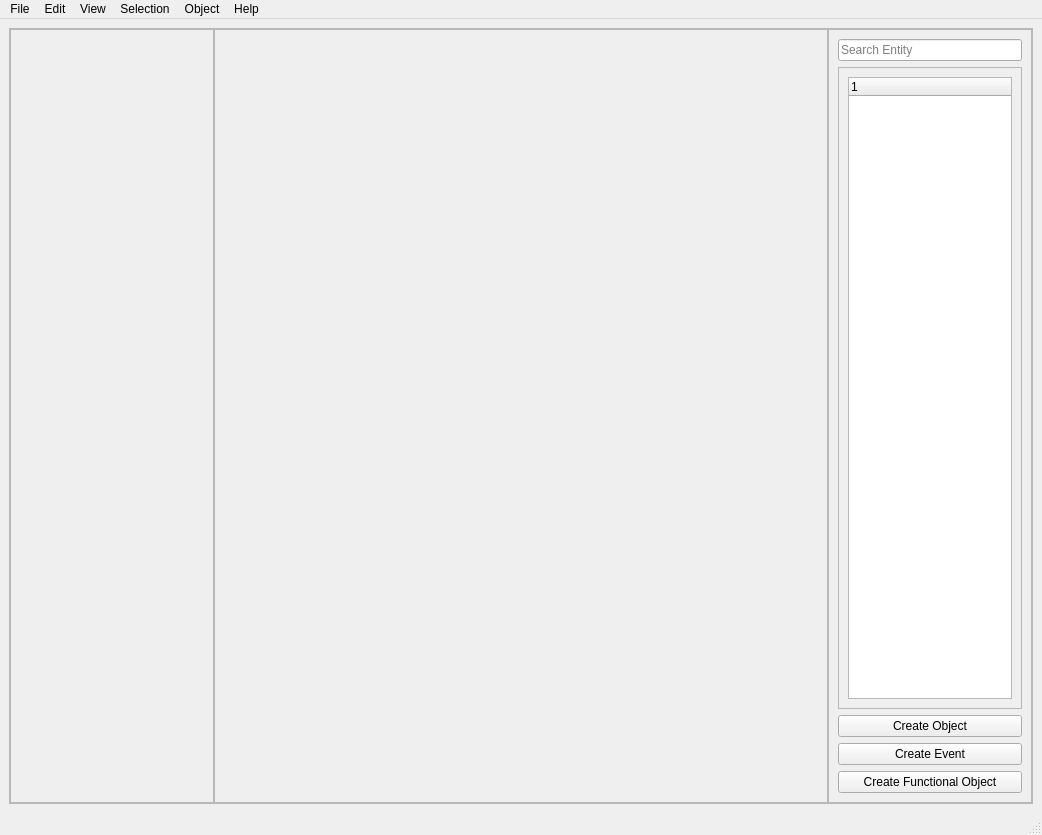
<?xml version="1.0" encoding="UTF-8"?>
<ui version="4.0">
 <class>MainWindow</class>
 <widget class="QMainWindow" name="MainWindow">
  <property name="geometry">
   <rect>
    <x>0</x>
    <y>0</y>
    <width>1042</width>
    <height>835</height>
   </rect>
  </property>
  <property name="font">
   <font>
    <bold>false</bold>
    <strikeout>false</strikeout>
    <kerning>true</kerning>
   </font>
  </property>
  <property name="windowTitle">
   <string>Modeling App</string>
  </property>
  <property name="toolButtonStyle">
   <enum>Qt::ToolButtonStyle::ToolButtonIconOnly</enum>
  </property>
  <property name="animated">
   <bool>true</bool>
  </property>
  <property name="tabShape">
   <enum>QTabWidget::TabShape::Rounded</enum>
  </property>
  <property name="dockNestingEnabled">
   <bool>false</bool>
  </property>
  <property name="unifiedTitleAndToolBarOnMac">
   <bool>true</bool>
  </property>
  <widget class="QWidget" name="centralwidget">
   <layout class="QVBoxLayout" name="verticalLayout">
    <item>
     <widget class="QFrame" name="frame">
      <property name="sizePolicy">
       <sizepolicy hsizetype="Expanding" vsizetype="Expanding">
        <horstretch>0</horstretch>
        <verstretch>0</verstretch>
       </sizepolicy>
      </property>
      <property name="frameShape">
       <enum>QFrame::Shape::StyledPanel</enum>
      </property>
      <property name="frameShadow">
       <enum>QFrame::Shadow::Raised</enum>
      </property>
      <layout class="QHBoxLayout" name="horizontalLayout" stretch="5,15,5">
       <property name="spacing">
        <number>0</number>
       </property>
       <property name="leftMargin">
        <number>0</number>
       </property>
       <property name="topMargin">
        <number>0</number>
       </property>
       <property name="rightMargin">
        <number>0</number>
       </property>
       <property name="bottomMargin">
        <number>0</number>
       </property>
       <item>
        <widget class="QFrame" name="properties_panel">
         <property name="frameShape">
          <enum>QFrame::Shape::StyledPanel</enum>
         </property>
         <property name="frameShadow">
          <enum>QFrame::Shadow::Raised</enum>
         </property>
        </widget>
       </item>
       <item>
        <widget class="QFrame" name="working_area">
         <property name="frameShape">
          <enum>QFrame::Shape::StyledPanel</enum>
         </property>
         <property name="frameShadow">
          <enum>QFrame::Shadow::Raised</enum>
         </property>
        </widget>
       </item>
       <item>
        <widget class="QFrame" name="entities_panel">
         <property name="frameShape">
          <enum>QFrame::Shape::StyledPanel</enum>
         </property>
         <property name="frameShadow">
          <enum>QFrame::Shadow::Raised</enum>
         </property>
         <layout class="QVBoxLayout" name="verticalLayout_2">
          <item>
           <widget class="QLineEdit" name="entities_search_box">
            <property name="text">
             <string/>
            </property>
            <property name="placeholderText">
             <string>Search Entity</string>
            </property>
           </widget>
          </item>
          <item>
           <widget class="QScrollArea" name="entities_scrollArea">
            <property name="frameShape">
             <enum>QFrame::Shape::StyledPanel</enum>
            </property>
            <property name="widgetResizable">
             <bool>true</bool>
            </property>
            <widget class="QWidget" name="scrollAreaWidgetContents">
             <property name="geometry">
              <rect>
               <x>0</x>
               <y>0</y>
               <width>182</width>
               <height>621</height>
              </rect>
             </property>
             <layout class="QVBoxLayout" name="verticalLayout_3">
              <item>
               <widget class="QTreeWidget" name="entities_tree">
                <column>
                 <property name="text">
                  <string notr="true">1</string>
                 </property>
                </column>
               </widget>
              </item>
             </layout>
            </widget>
           </widget>
          </item>
          <item>
           <widget class="QPushButton" name="create_object_button">
            <property name="text">
             <string>Create Object</string>
            </property>
           </widget>
          </item>
          <item>
           <widget class="QPushButton" name="create_event_button">
            <property name="text">
             <string>Create Event</string>
            </property>
           </widget>
          </item>
          <item>
           <widget class="QPushButton" name="create_func_object_button">
            <property name="text">
             <string>Create Functional Object</string>
            </property>
           </widget>
          </item>
         </layout>
        </widget>
       </item>
      </layout>
     </widget>
    </item>
   </layout>
  </widget>
  <widget class="QMenuBar" name="menubar">
   <property name="geometry">
    <rect>
     <x>0</x>
     <y>0</y>
     <width>1042</width>
     <height>33</height>
    </rect>
   </property>
   <widget class="QMenu" name="menuFile">
    <property name="title">
     <string>File</string>
    </property>
    <addaction name="actionNew"/>
    <addaction name="actionOpen"/>
    <addaction name="actionRecent_files"/>
    <addaction name="separator"/>
    <addaction name="actionSave"/>
    <addaction name="actionSava_As"/>
    <addaction name="separator"/>
    <addaction name="actionExit"/>
   </widget>
   <widget class="QMenu" name="menuEdit">
    <property name="title">
     <string>Edit</string>
    </property>
    <addaction name="actionUndo"/>
    <addaction name="actionRedo"/>
    <addaction name="separator"/>
    <addaction name="actionCut"/>
    <addaction name="actionCopy"/>
    <addaction name="actionPaste"/>
    <addaction name="separator"/>
    <addaction name="actionSettings"/>
   </widget>
   <widget class="QMenu" name="menuSelect">
    <property name="title">
     <string>Selection</string>
    </property>
    <addaction name="actionSelect_All"/>
    <addaction name="actionDeselect_All"/>
    <addaction name="actionInverse_Selection"/>
    <addaction name="separator"/>
   </widget>
   <widget class="QMenu" name="menuObject">
    <property name="title">
     <string>Object</string>
    </property>
    <widget class="QMenu" name="menuExport_As">
     <property name="title">
      <string>Export As</string>
     </property>
     <addaction name="actionXLSX_File"/>
     <addaction name="actionCSV_File"/>
    </widget>
    <addaction name="actionCreate_New_Object"/>
    <addaction name="actionSave_Object"/>
    <addaction name="actionImport_Object"/>
    <addaction name="menuExport_As"/>
    <addaction name="actionDelete"/>
    <addaction name="separator"/>
   </widget>
   <widget class="QMenu" name="menuHelp">
    <property name="title">
     <string>Help</string>
    </property>
    <addaction name="actionHelp_Manual"/>
    <addaction name="separator"/>
    <addaction name="actionRead_Concept_Article"/>
    <addaction name="actionAbout_This_App"/>
    <addaction name="separator"/>
   </widget>
   <widget class="QMenu" name="menuView">
    <property name="title">
     <string>View</string>
    </property>
    <addaction name="actionShow_Properties_Panel"/>
    <addaction name="actionShow_Entities_Panel"/>
   </widget>
   <addaction name="menuFile"/>
   <addaction name="menuEdit"/>
   <addaction name="menuView"/>
   <addaction name="menuSelect"/>
   <addaction name="menuObject"/>
   <addaction name="menuHelp"/>
  </widget>
  <widget class="QStatusBar" name="statusbar"/>
  <action name="actionNew">
   <property name="text">
    <string>New</string>
   </property>
   <property name="iconVisibleInMenu">
    <bool>true</bool>
   </property>
  </action>
  <action name="actionOpen">
   <property name="text">
    <string>Open</string>
   </property>
  </action>
  <action name="actionRecent_files">
   <property name="text">
    <string>Recent Files</string>
   </property>
  </action>
  <action name="actionSave">
   <property name="text">
    <string>Save</string>
   </property>
  </action>
  <action name="actionSava_As">
   <property name="text">
    <string>Save As</string>
   </property>
  </action>
  <action name="actionExit">
   <property name="text">
    <string>Exit</string>
   </property>
  </action>
  <action name="actionUndo">
   <property name="text">
    <string>Undo</string>
   </property>
  </action>
  <action name="actionRedo">
   <property name="text">
    <string>Redo</string>
   </property>
  </action>
  <action name="actionCut">
   <property name="text">
    <string>Cut</string>
   </property>
  </action>
  <action name="actionCopy">
   <property name="text">
    <string>Copy</string>
   </property>
  </action>
  <action name="actionPaste">
   <property name="text">
    <string>Paste</string>
   </property>
  </action>
  <action name="actionSettings">
   <property name="text">
    <string>Settings</string>
   </property>
  </action>
  <action name="actionSelect_All">
   <property name="text">
    <string>Select All</string>
   </property>
  </action>
  <action name="actionDeselect_All">
   <property name="text">
    <string>Deselect All</string>
   </property>
  </action>
  <action name="actionInverse_Selection">
   <property name="text">
    <string>Inverse  Selection</string>
   </property>
  </action>
  <action name="actionCreate_New_Object">
   <property name="text">
    <string>Create</string>
   </property>
  </action>
  <action name="actionImport_Object">
   <property name="text">
    <string>Import</string>
   </property>
  </action>
  <action name="actionSave_Object">
   <property name="text">
    <string>Save</string>
   </property>
  </action>
  <action name="actionXLSX_File">
   <property name="text">
    <string>XLSX File</string>
   </property>
  </action>
  <action name="actionCSV_File">
   <property name="text">
    <string>CSV File</string>
   </property>
  </action>
  <action name="actionDelete">
   <property name="text">
    <string>Delete</string>
   </property>
  </action>
  <action name="actionHelp_Manual">
   <property name="text">
    <string>Help Manual</string>
   </property>
  </action>
  <action name="actionRead_Concept_Article">
   <property name="text">
    <string>Read Concept Article</string>
   </property>
  </action>
  <action name="actionAbout_This_App">
   <property name="text">
    <string>About This App</string>
   </property>
  </action>
  <action name="actionShow_Properties_Panel">
   <property name="text">
    <string>Show Properties Panel</string>
   </property>
  </action>
  <action name="actionShow_Entities_Panel">
   <property name="text">
    <string>Show Entities Panel</string>
   </property>
  </action>
 </widget>
 <resources/>
 <connections/>
</ui>
